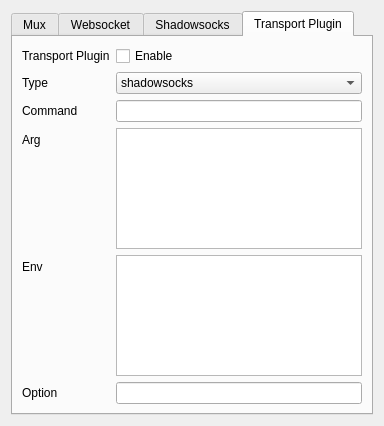
<?xml version="1.0" encoding="UTF-8"?>
<ui version="4.0">
 <class>TrojanGoWidget</class>
 <widget class="QWidget" name="TrojanGoWidget">
  <property name="geometry">
   <rect>
    <x>0</x>
    <y>0</y>
    <width>384</width>
    <height>426</height>
   </rect>
  </property>
  <property name="windowTitle">
   <string>Stream Settings Widget</string>
  </property>
  <layout class="QGridLayout" name="gridLayout">
   <item row="0" column="0">
    <widget class="QTabWidget" name="tabWidget">
     <property name="currentIndex">
      <number>3</number>
     </property>
     <widget class="QWidget" name="tab_3">
      <attribute name="title">
       <string>Mux</string>
      </attribute>
      <layout class="QFormLayout" name="formLayout_4">
       <item row="0" column="0">
        <widget class="QLabel" name="label">
         <property name="text">
          <string>Mux</string>
         </property>
        </widget>
       </item>
       <item row="0" column="1">
        <widget class="QCheckBox" name="muxCB">
         <property name="text">
          <string>Enable</string>
         </property>
        </widget>
       </item>
       <item row="1" column="0">
        <widget class="QLabel" name="label_2">
         <property name="text">
          <string>Mux Concurrency</string>
         </property>
        </widget>
       </item>
       <item row="2" column="0">
        <widget class="QLabel" name="label_3">
         <property name="text">
          <string>Mux Idle Timeout</string>
         </property>
        </widget>
       </item>
       <item row="2" column="1">
        <widget class="QSpinBox" name="muxIdleTimeoutSB"/>
       </item>
       <item row="1" column="1">
        <widget class="QSpinBox" name="muxConcurrencySB"/>
       </item>
      </layout>
     </widget>
     <widget class="QWidget" name="tab">
      <attribute name="title">
       <string>Websocket</string>
      </attribute>
      <layout class="QFormLayout" name="formLayout_5">
       <item row="0" column="0">
        <widget class="QLabel" name="label_4">
         <property name="text">
          <string>Websocket</string>
         </property>
        </widget>
       </item>
       <item row="1" column="0">
        <widget class="QLabel" name="label_5">
         <property name="text">
          <string>Path</string>
         </property>
        </widget>
       </item>
       <item row="2" column="0">
        <widget class="QLabel" name="label_6">
         <property name="text">
          <string>Hostname</string>
         </property>
        </widget>
       </item>
       <item row="2" column="1">
        <widget class="QLineEdit" name="websocketHostnameEdit"/>
       </item>
       <item row="0" column="1">
        <widget class="QCheckBox" name="websocketCB">
         <property name="text">
          <string>Enable</string>
         </property>
        </widget>
       </item>
       <item row="1" column="1">
        <widget class="QLineEdit" name="websocketPathEdit"/>
       </item>
      </layout>
     </widget>
     <widget class="QWidget" name="tab_2">
      <attribute name="title">
       <string>Shadowsocks</string>
      </attribute>
      <layout class="QFormLayout" name="formLayout_6">
       <item row="0" column="0">
        <widget class="QLabel" name="label_7">
         <property name="text">
          <string>Shadowsocks</string>
         </property>
        </widget>
       </item>
       <item row="1" column="0">
        <widget class="QLabel" name="label_8">
         <property name="text">
          <string>Mehod</string>
         </property>
        </widget>
       </item>
       <item row="2" column="0">
        <widget class="QLabel" name="label_9">
         <property name="text">
          <string>Password</string>
         </property>
        </widget>
       </item>
       <item row="0" column="1">
        <widget class="QCheckBox" name="shadowsocksCB">
         <property name="text">
          <string>Enable</string>
         </property>
        </widget>
       </item>
       <item row="1" column="1">
        <widget class="QComboBox" name="methodCB">
         <item>
          <property name="text">
           <string>aes-128-gcm</string>
          </property>
         </item>
         <item>
          <property name="text">
           <string>aes-256-gcm</string>
          </property>
         </item>
         <item>
          <property name="text">
           <string>chacha20-ietf-poly1305</string>
          </property>
         </item>
        </widget>
       </item>
       <item row="2" column="1">
        <widget class="QLineEdit" name="passwordEdit"/>
       </item>
      </layout>
     </widget>
     <widget class="QWidget" name="tab_4">
      <attribute name="title">
       <string>Transport Plugin</string>
      </attribute>
      <layout class="QFormLayout" name="formLayout_7">
       <item row="1" column="0">
        <widget class="QLabel" name="label_11">
         <property name="text">
          <string>Type</string>
         </property>
        </widget>
       </item>
       <item row="2" column="0">
        <widget class="QLabel" name="label_12">
         <property name="text">
          <string>Command</string>
         </property>
        </widget>
       </item>
       <item row="0" column="0">
        <widget class="QLabel" name="label_10">
         <property name="text">
          <string>Transport Plugin</string>
         </property>
        </widget>
       </item>
       <item row="0" column="1">
        <widget class="QCheckBox" name="transportPluginCB">
         <property name="text">
          <string>Enable</string>
         </property>
        </widget>
       </item>
       <item row="1" column="1">
        <widget class="QComboBox" name="typeCB">
         <item>
          <property name="text">
           <string>shadowsocks</string>
          </property>
         </item>
         <item>
          <property name="text">
           <string>plaintext</string>
          </property>
         </item>
         <item>
          <property name="text">
           <string>other</string>
          </property>
         </item>
        </widget>
       </item>
       <item row="2" column="1">
        <widget class="QLineEdit" name="commandEdit"/>
       </item>
       <item row="3" column="0">
        <widget class="QLabel" name="label_13">
         <property name="text">
          <string>Arg</string>
         </property>
        </widget>
       </item>
       <item row="4" column="0">
        <widget class="QLabel" name="label_14">
         <property name="text">
          <string>Env</string>
         </property>
        </widget>
       </item>
       <item row="5" column="0">
        <widget class="QLabel" name="label_15">
         <property name="text">
          <string>Option</string>
         </property>
        </widget>
       </item>
       <item row="5" column="1">
        <widget class="QLineEdit" name="optionEdit"/>
       </item>
       <item row="3" column="1">
        <widget class="QPlainTextEdit" name="argPTEdit"/>
       </item>
       <item row="4" column="1">
        <widget class="QPlainTextEdit" name="envPTEdit"/>
       </item>
      </layout>
     </widget>
    </widget>
   </item>
  </layout>
 </widget>
 <tabstops>
  <tabstop>tabWidget</tabstop>
 </tabstops>
 <resources/>
 <connections/>
</ui>
